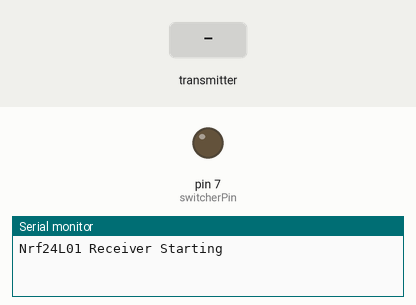
Simulated run of this sketch. Board: Arduino Uno, built with avr-gcc and run on an emulated ATmega328P. On the bench: output pins drawn as LEDs (lit = HIGH), the last lines printed to the serial monitor. Dashed ring = blinking. The test bench sets the inputs (shaded band). No radio packets arrive unless stated.

Above: at 2.2 s.
2.3 s: the transmitter starts sending joystick.0 = 0
At 3.8 s:
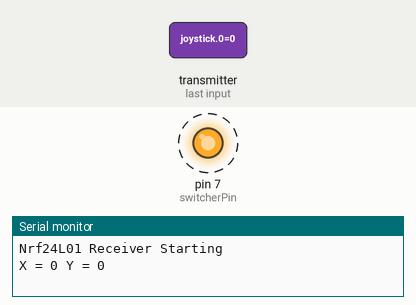
Timing chart, 0 to 14.3 s (numbered marks = the images above; inputs shaded):
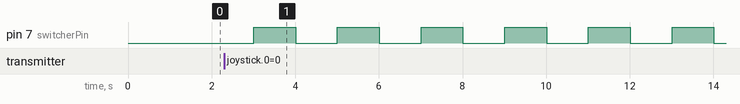

The sketch:

RCVR.ino
```cpp
/*
   1 - GND
   2 - VCC 3.3V !!! NOT 5V
   3 - CE to Arduino pin 9
   4 - CSN to Arduino pin 10
   5 - SCK to Arduino pin 13
   6 - MOSI to Arduino pin 11
   7 - MISO to Arduino pin 12
   8 - UNUSED
   -
   Analog Joystick or two 10K potentiometers:
   GND to Arduino GND
   VCC to Arduino +5V
   X Pot to Arduino A0
   Y Pot to Arduino A1
  */

#include <SPI.h>
#include <nRF24L01.h>
#include <RF24.h>

/*-----( Declare Constants and Pin Numbers )-----*/
#define CE_PIN   9
#define CSN_PIN 10
#define switcherPin 7

const uint64_t pipe = 0xE8E8F0F0E1LL; // Define the transmit pipe
RF24 radio(CE_PIN, CSN_PIN); // Create a Radio
int joystick[2];  // 2 element array holding Joystick readings
bool switch_on = 1;

void setup()
{
  pinMode(switcherPin, OUTPUT);
  digitalWrite(switcherPin, LOW);
  Serial.begin(9600);
  delay(1000);
  Serial.println("Nrf24L01 Receiver Starting");
  radio.begin();
  radio.openReadingPipe(1,pipe);
  radio.startListening();;
}


void loop()
{
  delay(1000);
  digitalWrite(switcherPin, LOW);
  delay(1000);
  digitalWrite(switcherPin, HIGH);

  if ( radio.available() )
  {
    bool done = false;
    while (!done)
    {
      done = radio.read( joystick, sizeof(joystick) );
      Serial.print("X = ");
      Serial.print(joystick[0]);
      Serial.print(" Y = ");
      Serial.println(joystick[1]);
    }
  }

  else
  {
      Serial.println("No radio available");
  }

}
```

Measured:
- by itself, pin 7 (switcherPin): alternates HIGH for 1.0 s and LOW for 1.0 s
